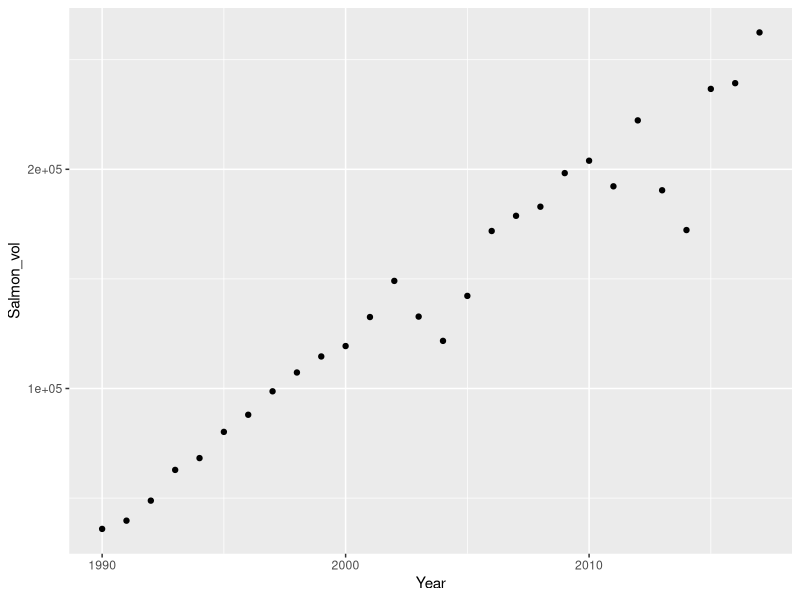
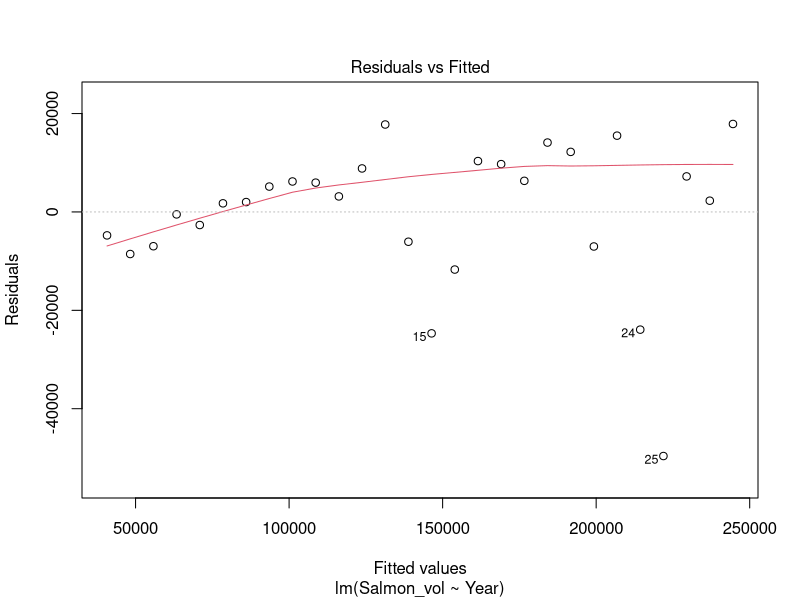
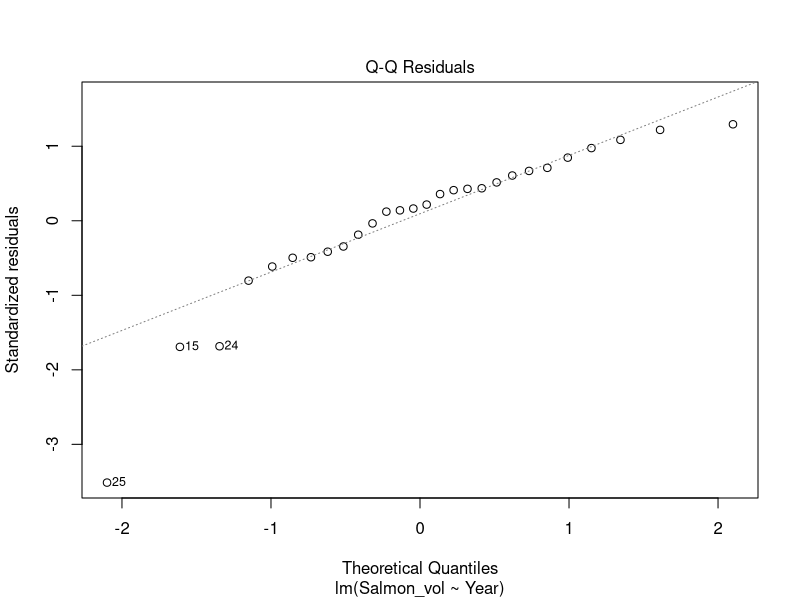
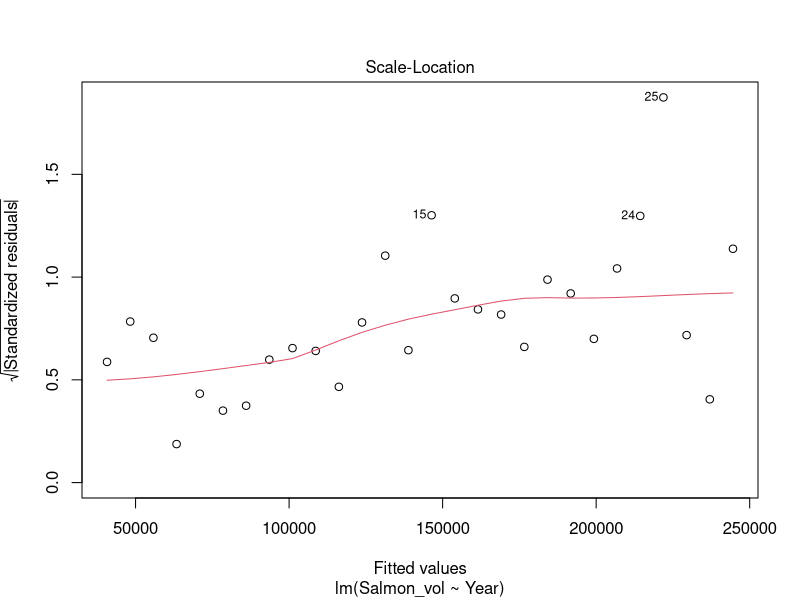
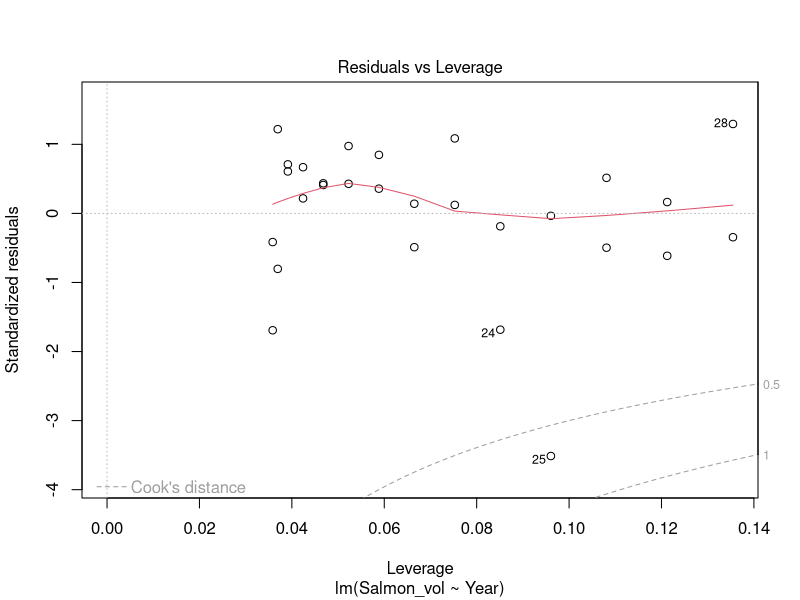

Recreate these plots in R, in order.
## ---- chunk 1
knitr::opts_chunk$set(echo = TRUE)
## ---- chunk 2

library(tidyverse)

## ---- chunk 3

salmon <- read_csv("salmon.csv")

## ---- chunk 4

# Exploratory graph

salmon_scatter <- ggplot(salmon, aes(x = Year, y = Salmon_vol)) +
  geom_point()
salmon_scatter

# Overall the data looks linear. There are some outliers that fall outside of linear, but I think a linear regression is ok

## ---- chunk 5

# Liner regression in R

salmon_model <- lm(Salmon_vol ~ Year, data = salmon)
salmon_model

# Import(tons) = 7550(Year) - 14982940

# Slope: About 7550 tons of salmon are imported per year
# y-int: About -14982940 tons of salmons was imported in year 0. This is concerning because at a certain x year, the imports will start being negative.

## ---- chunk 6

# Model diagnostics

plot(salmon_model)

